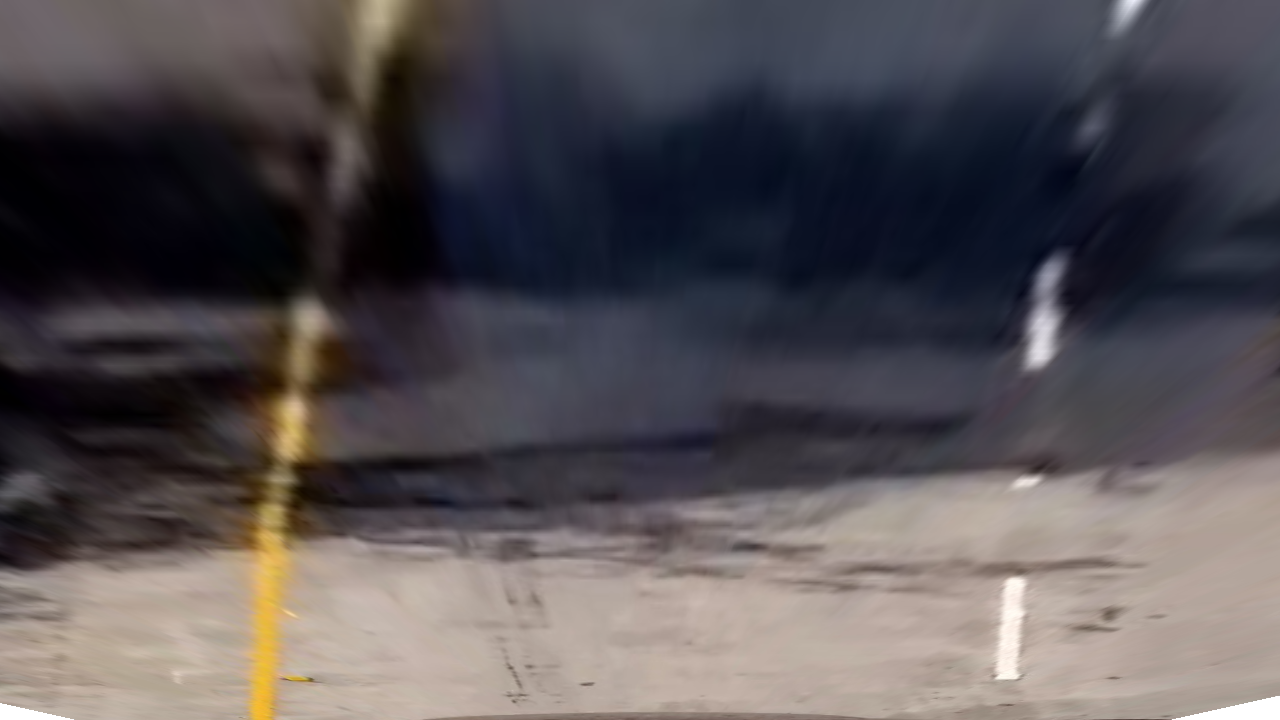
#> input picture test_images/warped_test5.jpg, 1280 x 720 px; its folder holds 6 pictures in this run
$ jupyter execute --allow-errors example.ipynb   (shell and % lines are left out)   (older library calls are emulated)
#> lines starting #> are read from the running program, lines starting #| are printed output that depends on the picture; after the words box and inside, x2 and y2 are one past the last pixel; in counts of white or black regions, pixels touching at a corner belong together
## Advanced Lane Finding Project

The goals / steps of this project are the following:

* Compute the camera calibration matrix and distortion coefficients given a set of chessboard images.
* Apply a distortion correction to raw images.
* Use color transforms, gradients, etc., to create a thresholded binary image.
* Apply a perspective transform to rectify binary image ("birds-eye view").
* Detect lane pixels and fit to find the lane boundary.
* Determine the curvature of the lane and vehicle position with respect to center.
* Warp the detected lane boundaries back onto the original image.
* Output visual display of the lane boundaries and numerical estimation of lane curvature and vehicle position.

---
## First, I'll compute the camera calibration using chessboard images

[cell 1]
'''
import numpy as np
import pickle
import cv2
import glob
import matplotlib.pyplot as plt
import matplotlib.image as mpimg

# prepare object points, like (0,0,0), (1,0,0), (2,0,0) ....,(6,5,0)
objp = np.zeros((6*9,3), np.float32)
objp[:,:2] = np.mgrid[0:9,0:6].T.reshape(-1,2)

# Arrays to store object points and image points from all the images.
objpoints = [] # 3d points in real world space
imgpoints = [] # 2d points in image plane.

# Make a list of calibration images
images = glob.glob('../camera_cal/calibration*.jpg')

# Step through the list and search for chessboard corners
for fname in images:
    img = cv2.imread(fname)
    gray = cv2.cvtColor(img,cv2.COLOR_BGR2GRAY)
    #print(gray.shape)
    # Find the chessboard corners
    ret, corners = cv2.findChessboardCorners(gray, (9,6),None)

    # If found, add object points, image points
    if ret == True:
        objpoints.append(objp)
        imgpoints.append(corners)
with open('obj_pts.p', 'wb') as f:
    pickle.dump(objpoints, f)
with open('img_pts.p', 'wb') as f:
    pickle.dump(imgpoints, f)

fpath = "../test_images/"
fname = "straight_lines2.jpg"
img = mpimg.imread(fpath+fname)
plt.imshow(img)
print(img.shape)
height = img.shape[0]
width = img.shape[1]
img_size = (width, height)
#using straight_lines2.jpg to get transform matrix of birdview.
src = np.float32([[585,457],[700,457],[1060,690],[260,690]])
dst = np.float32([[300,0],[980,0],[980,height],[300,height]])
M = cv2.getPerspectiveTransform(src, dst)
inverse_M = cv2.getPerspectiveTransform(dst, src)
with open('M.p', 'wb') as f:
    pickle.dump(M, f)
with open('inverseM.p', 'wb') as f:
    pickle.dump(inverse_M, f)
'''

## And so on and so forth...

[cell 2]
import numpy as np
import pickle
import cv2
import glob
import matplotlib.pyplot as plt
import matplotlib.image as mpimg

#> (the rest of this cell did not finish here and is left out)

[cell 3]
#get X or Y gradient via Sobel Operator.
def get_abs_Sobel_grad(gray_img, sobel_kernel=5, direction = 'X'):
    if direction == 'X':
        sobelx=cv2.Sobel(gray_img, cv2.CV_64F, 1, 0,sobel_kernel)
        return np.absolute(sobelx)
    elif direction =='Y':
        sobely=cv2.Sobel(gray_img, cv2.CV_64F, 0, 1,sobel_kernel)
        return np.absolute(sobely)
    else:
        print('Please set gradient direction parameter: X or Y?')
        return gray_img
#> (the rest of this cell did not finish here and is left out)

[cell 4]
def get_HLS_channel(undist_img, channel='S', threshold=(0,255)):
    HLS_img = cv2.cvtColor(undist_img, cv2.COLOR_BGR2HLS)
    if channel=='H':
        H = HLS_img[:,:,0]
        binary_H = np.zeros_like(H)
        binary_H[(H>=threshold[0])&(H<=threshold[1])]=1
        return binary_H
    elif channel=='L':
        L = HLS_img[:,:,1]
        binary_L = np.zeros_like(L)
        binary_L[(L>=threshold[0])&(L<=threshold[1])]=1
        return binary_L
    elif channel=='S':
        S = HLS_img[:,:,2]
        binary_S = np.zeros_like(S)
        binary_S[(S>=threshold[0])&(S<=threshold[1])]=1
        return binary_S
    else:
        print('Please choose one channel parameter of H, L or S?')
        return undist_img
# [4 lines left out: function combine_HS, not called in this run]
#> (the rest of this cell did not finish here and is left out)

[cell 5]
# [4 lines left out: function combine_Binary, not called in this run]
#> (the rest of this cell did not finish here and is left out)

[cell 6]
with open("M.p", "rb") as f:
#> (reads examples/M.p from the repository)
    M = pickle.load(f)
#> (the rest of this cell did not finish here and is left out)

[cell 7]
"""
#This cell is for transforming all test images to warped ones.
test_images = glob.glob("../test_images/undist_test*.jpg")
i = 1
for fname in test_images:
    undist_img = mpimg.imread(fname)
    warped_img = cv2.warpPerspective(undist_img, M, img_size)
    #plt.imshow(warped_img)
    mpimg.imsave("../test_images/warped_test"+str(i)+".jpg", warped_img)
    i = i+1
"""

[cell 8]
import numpy as np
import pickle
import cv2
import glob
import matplotlib.pyplot as plt
import matplotlib.image as mpimg
#Read a warped_img
warped_img = mpimg.imread("../test_images/warped_test5.jpg")
#> warped_img is the input picture: shape (720, 1280, 4) float32; mean R, G, B, A 0.334, 0.314, 0.326, 0.998
plt.imshow(warped_img)

[cell 9]
gray_warped = cv2.cvtColor(warped_img, cv2.COLOR_RGB2GRAY)
warped_sobelx = get_abs_Sobel_grad(gray_warped, sobel_kernel=5, direction = 'X')
warped_sobely = get_abs_Sobel_grad(gray_warped, sobel_kernel=5, direction = 'Y')
#> call 2 of get_abs_Sobel_grad, with sobel_kernel = 5, direction = 'Y'
#> in get_abs_Sobel_grad (call 2), `sobely=cv2.Sobel(gray_img, cv2.CV_64F, 0, 1,sobel_kernel)`:
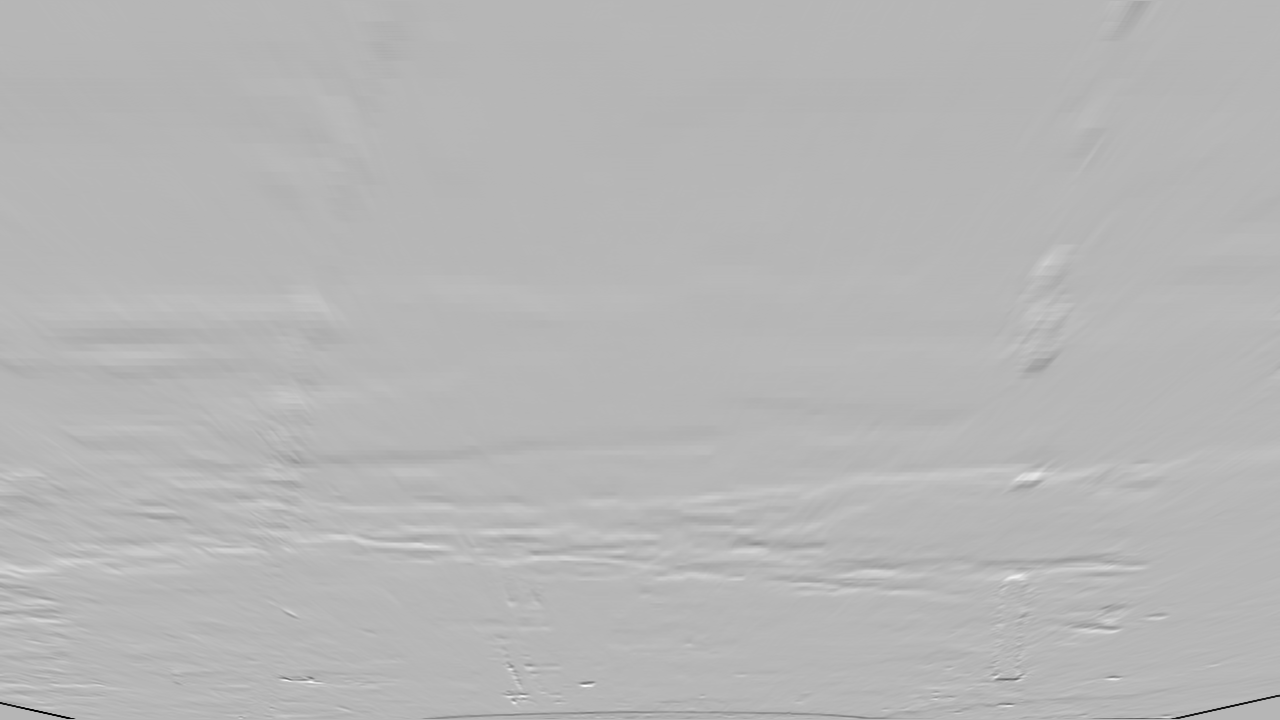
#> sobely: shape (720, 1280) float64; min -2.85, max 1.12, mean 0.00141; drawn with min black and max white
#> (the rest of this cell did not finish here and is left out)

[cell 10]
binary_S = get_HLS_channel(warped_img, threshold=(170,255))
#> in get_HLS_channel, `HLS_img = cv2.cvtColor(undist_img, cv2.COLOR_BGR2HLS)`: HLS_img: shape (720, 1280, 3) float32; mean of channels 0, 1, 2 176.4, 0.3, 0.2
#> in get_HLS_channel, `S = HLS_img[:,:,2]`:
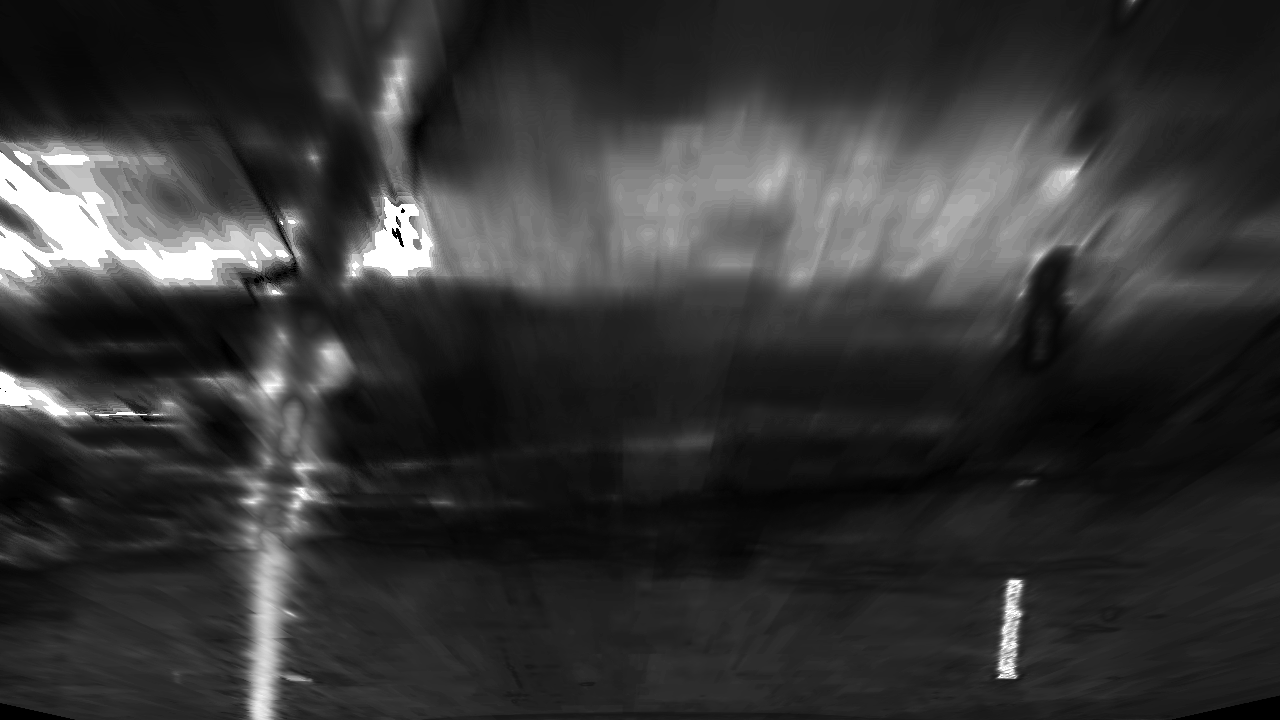
#> S: shape (720, 1280) float32; min 0, max 1, mean 0.211
#> binary_S: shape (720, 1280) float32; every value is 0
binary_H = get_HLS_channel(warped_img, 'H',threshold=(70,100))
#> call 2 of get_HLS_channel, with channel = 'H', threshold = (70, 100)
#> in get_HLS_channel (call 2), `H = HLS_img[:,:,0]`:
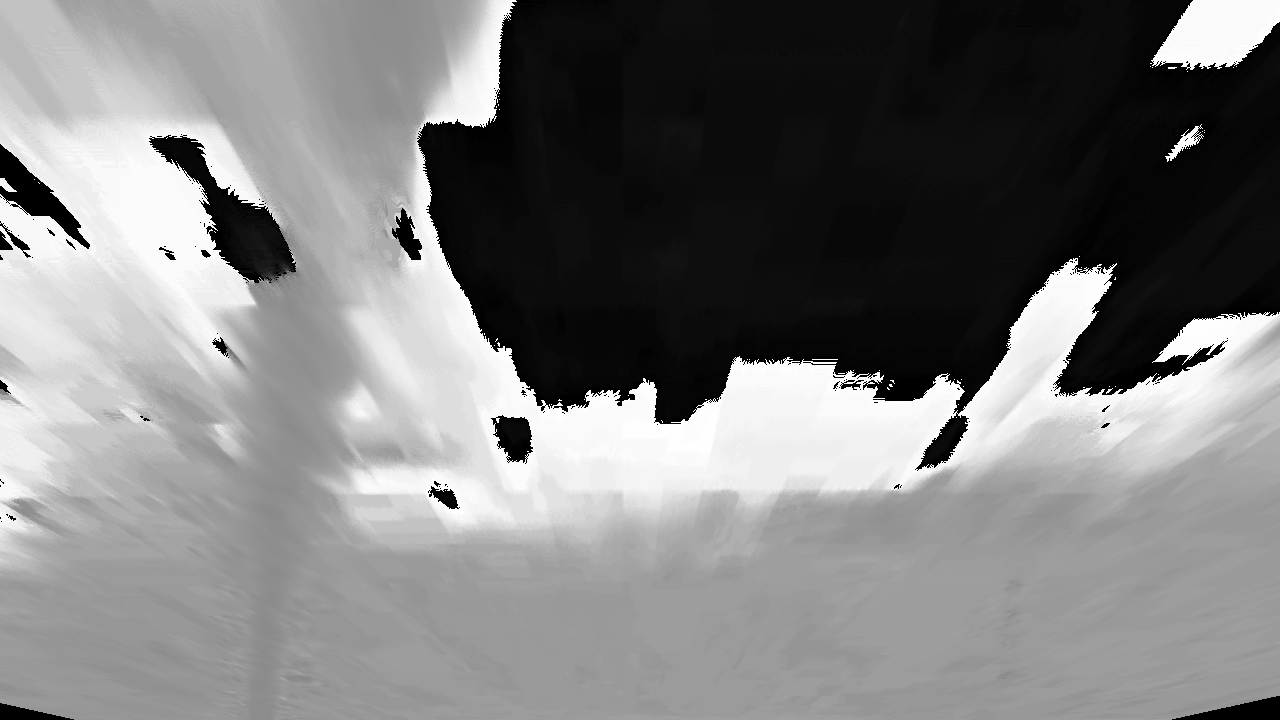
#> H: shape (720, 1280) float32; min 0, max 357.6, mean 176.3; drawn with min black and max white
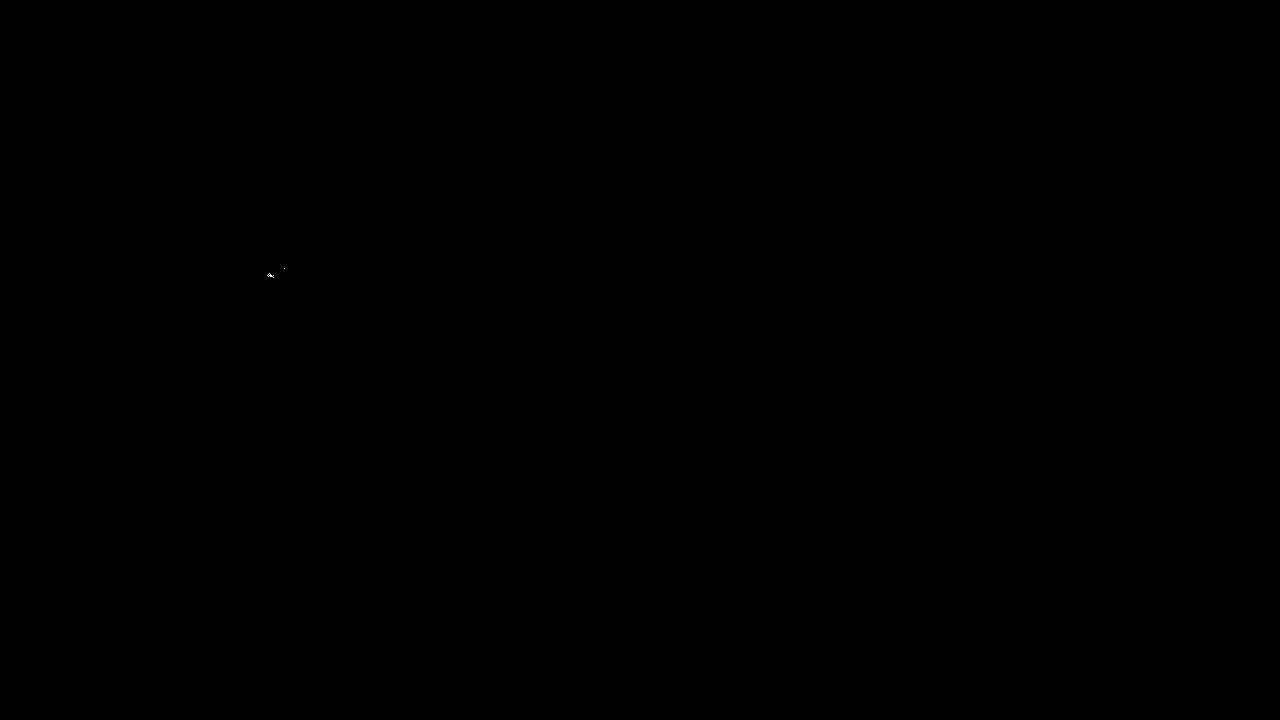
#> binary_H: shape (720, 1280) float32; values 0 (black) and 1 (white), 0% white in thin lines or dots, all inside (x1, y1, x2, y2) = (267, 268, 285, 278)
binary_L = get_HLS_channel(warped_img, 'L',threshold=(24,200))
#binary_HS = combine_HS(binary_H, binary_S)
binary_HS = np.zeros_like(binary_H)
binary_HS[(binary_H ==1)&(binary_S ==1)] = 1
f,(ax1, ax2, ax3) = plt.subplots(1, 3, figsize=(20, 10))
ax1.imshow(binary_H, cmap='gray')
ax1.set_title('H channel')
ax2.imshow(binary_S, cmap='gray')
ax2.set_title('S channels')
ax3.imshow(binary_HS, cmap='gray')
ax3.set_title('H with S channel')
